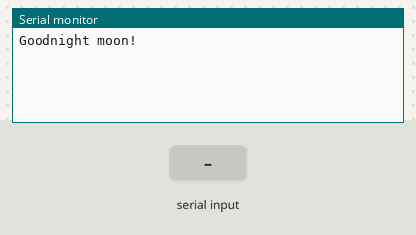
Bench run of a sketch on a simulated Arduino Uno, built with avr-gcc and run on an emulated ATmega328P. Parts: the last lines printed to the serial monitor. The test bench sets the inputs (shaded band).

Above: at 1.2 s.
1.3 s: "1" received over the second serial link
At 1.7 s:
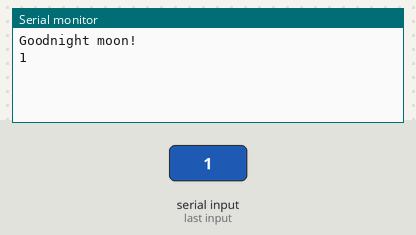
2.8 s: "0" received over the second serial link
At 4.0 s:
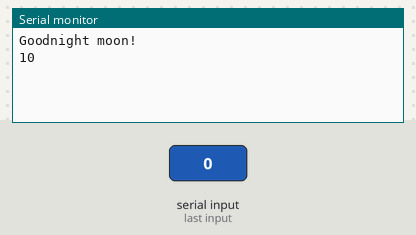

The sketch:

bt_ard_sample.ino
```cpp
#include <SoftwareSerial.h>
SoftwareSerial mySerial(8,9); // RX, TX

void setup()
{
// Open serial communications and wait for port to open:
Serial.begin(115200);
Serial.println("Goodnight moon!");

// set the data rate for the SoftwareSerial port
mySerial.begin(115200);
mySerial.println("1_Hello, world");
}

void loop() // run over and over
{
if (mySerial.available())
Serial.write(mySerial.read());
if (Serial.available())
mySerial.write(Serial.read());
}
```

Measured:
- after the input at 1.3 s, the serial monitor: prints a new line at once (image 1)
- after the input at 2.8 s, the serial monitor: prints a new line at once (image 2)
